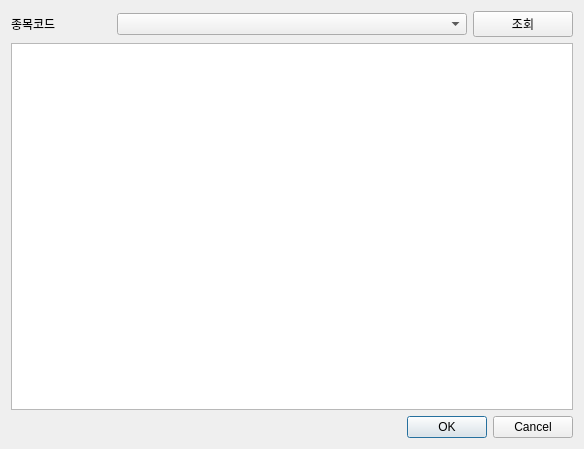
<?xml version="1.0" encoding="UTF-8"?>
<ui version="4.0">
 <class>Dialog</class>
 <widget class="QDialog" name="Dialog">
  <property name="geometry">
   <rect>
    <x>0</x>
    <y>0</y>
    <width>584</width>
    <height>449</height>
   </rect>
  </property>
  <property name="windowTitle">
   <string>업종정보조회</string>
  </property>
  <layout class="QVBoxLayout" name="verticalLayout">
   <item>
    <layout class="QHBoxLayout" name="horizontalLayout_2">
     <item>
      <widget class="QLabel" name="label">
       <property name="maximumSize">
        <size>
         <width>100</width>
         <height>16777215</height>
        </size>
       </property>
       <property name="text">
        <string>종목코드</string>
       </property>
      </widget>
     </item>
     <item>
      <widget class="QComboBox" name="comboBox">
       <property name="maximumSize">
        <size>
         <width>16777215</width>
         <height>16777215</height>
        </size>
       </property>
      </widget>
     </item>
     <item>
      <widget class="QPushButton" name="pushButton">
       <property name="maximumSize">
        <size>
         <width>100</width>
         <height>16777215</height>
        </size>
       </property>
       <property name="text">
        <string>조회</string>
       </property>
      </widget>
     </item>
    </layout>
   </item>
   <item>
    <widget class="QTableView" name="tableView"/>
   </item>
   <item>
    <widget class="QDialogButtonBox" name="buttonBox">
     <property name="orientation">
      <enum>Qt::Horizontal</enum>
     </property>
     <property name="standardButtons">
      <set>QDialogButtonBox::Cancel|QDialogButtonBox::Ok</set>
     </property>
    </widget>
   </item>
  </layout>
 </widget>
 <resources/>
 <connections>
  <connection>
   <sender>pushButton</sender>
   <signal>clicked()</signal>
   <receiver>Dialog</receiver>
   <slot>inquiry()</slot>
   <hints>
    <hint type="sourcelabel">
     <x>418</x>
     <y>23</y>
    </hint>
    <hint type="destinationlabel">
     <x>371</x>
     <y>-22</y>
    </hint>
   </hints>
  </connection>
  <connection>
   <sender>buttonBox</sender>
   <signal>clicked(QAbstractButton*)</signal>
   <receiver>Dialog</receiver>
   <slot>close()</slot>
   <hints>
    <hint type="sourcelabel">
     <x>398</x>
     <y>326</y>
    </hint>
    <hint type="destinationlabel">
     <x>58</x>
     <y>-15</y>
    </hint>
   </hints>
  </connection>
 </connections>
 <slots>
  <slot>inquiry()</slot>
 </slots>
</ui>
